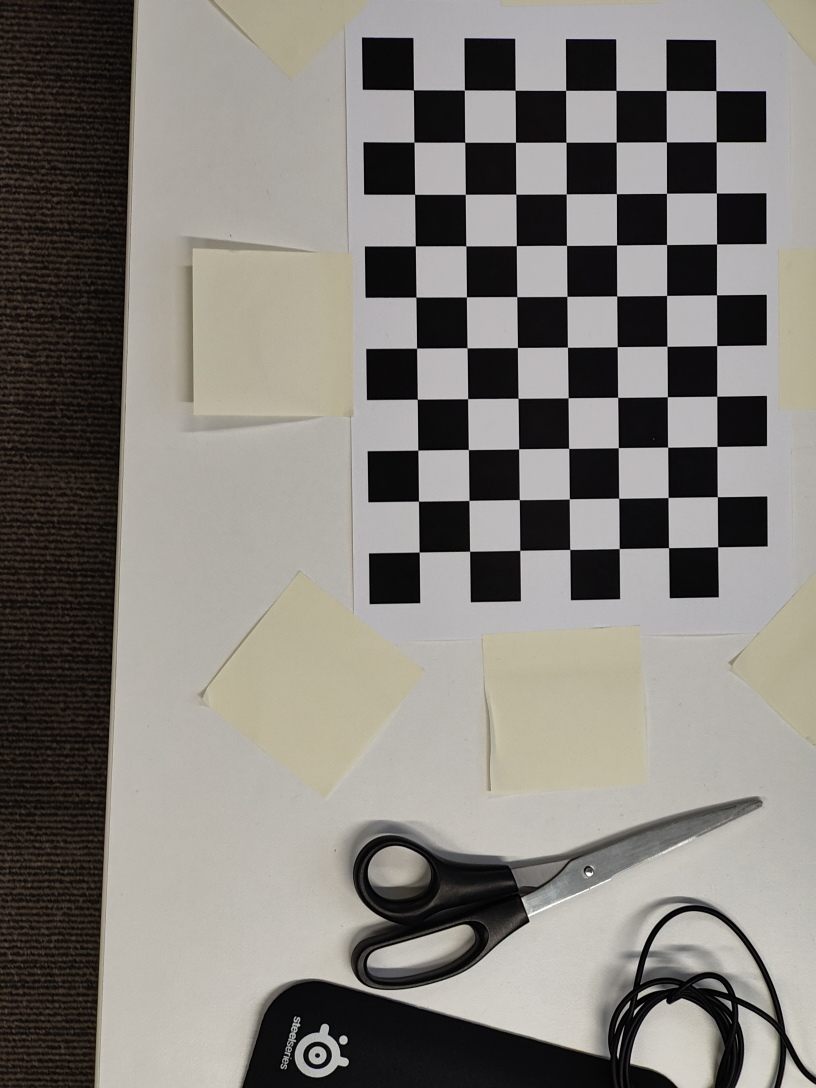
#> input picture main/hook_data/OnePlus/Calibration_tele/IMG20221109164040.jpg, 2448 x 3264 px (shown at 1/3 size); its folder holds only this picture in this run
$ python Calibrator.py
#> lines starting #> are read from the running program, lines starting #| are printed output that depends on the picture; after the words box and inside, x2 and y2 are one past the last pixel; in counts of white or black regions, pixels touching at a corner belong together; long printed decimals are rounded
#> in calibrate_camera, img is the input picture: shape (3264, 2448, 3); mean B, G, R 121.3, 126.7, 130.1
import os
import numpy as np
import cv2 as cv
import glob

CHESSBOARD_WIDTH = 10  # 9
CHESSBOARD_HEIGHT = 7  # 6
RESIZE_IMAGES = True
SCALING = 0.2

chess_size = 23.7

# [5 lines of commented-out code are left out]
IMAGES = glob.glob('hook_data/OnePlus/Calibration_tele/*')

print(IMAGES)


def resize_image(img):
    # copied from: https://www.tutorialkart.com/opencv/python/opencv-python-resize-image/
    width = int(img.shape[1] * SCALING)
    height = int(img.shape[0] * SCALING)
    dim = (width, height)

    # resize image
    return cv.resize(img, dim, interpolation=cv.INTER_AREA)
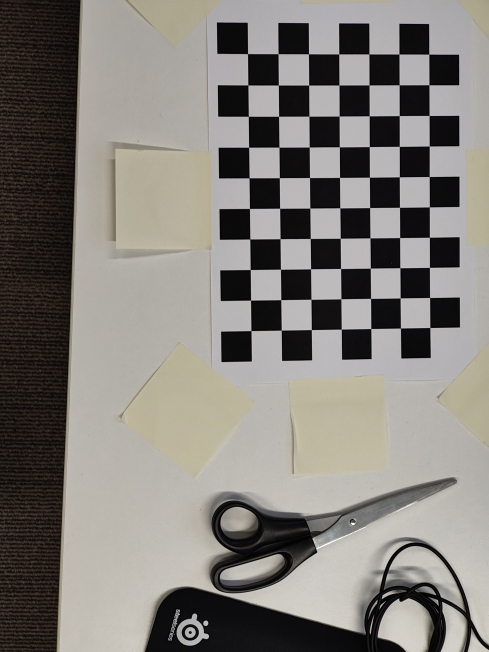
#> returned value: shape (652, 489, 3); mean of channels 0, 1, 2 121.3, 126.7, 130.1; drawn as B, G, R


def calibrate_camera():
    criteria = (cv.TERM_CRITERIA_EPS + cv.TERM_CRITERIA_MAX_ITER, 30, 0.001)
    objp = np.zeros((CHESSBOARD_WIDTH * CHESSBOARD_HEIGHT, 3), np.float32)
    objp[:, :2] = (np.mgrid[0:CHESSBOARD_WIDTH, 0:CHESSBOARD_HEIGHT] * 23.7).T.reshape(-1, 2)
    objpoints = []  # 3d point in real world space
    imgpoints = []  # 2d points in image plane.

    for fn in IMAGES:
        print(fn)
        img = cv.imread(fn)
        if RESIZE_IMAGES:
            img = resize_image(img)
        gray = cv.cvtColor(img, cv.COLOR_BGR2GRAY)
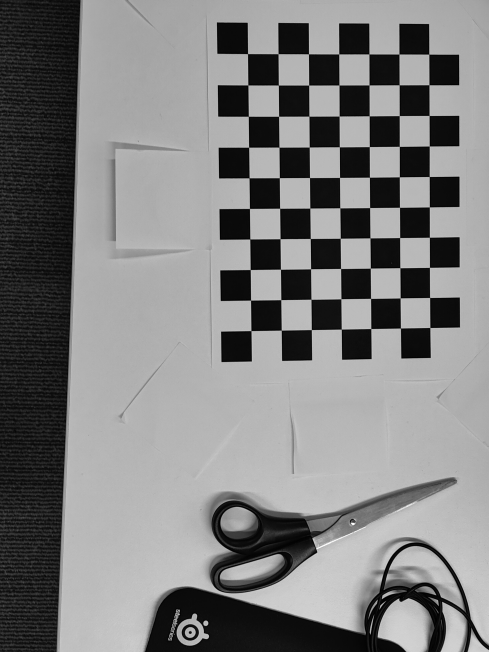
#> gray: shape (652, 489); min 0, max 255, mean 127.1
        # Find the chess board corners
        ret, corners = cv.findChessboardCorners(gray, (CHESSBOARD_WIDTH, CHESSBOARD_HEIGHT), None)
#> ret = True; corners = 70 rows, first 8: [250.9, 330.6], [250.5, 300.2], [250.3, 269.5], [249.7, 239], [249.5, 208.5], [249.1, 177.7], [248.6, 147.3], [248.4, 116.3]
        # If found, add object points, image points (after refining them)
        print(ret)
#| True
        if ret:
            objpoints.append(objp)
            corners2 = cv.cornerSubPix(gray, corners, (11, 11), (-1, -1), criteria)
#> corners2 = 70 rows, first 8: [250.9, 330.6], [250.5, 300.2], [250.3, 269.5], [249.7, 239], [249.5, 208.5], [249.1, 177.8], [248.6, 147.3], [248.3, 116.3]
            imgpoints.append(corners2)
            # Draw and display the corners
            cv.drawChessboardCorners(img, (CHESSBOARD_WIDTH, CHESSBOARD_HEIGHT), corners2, ret)
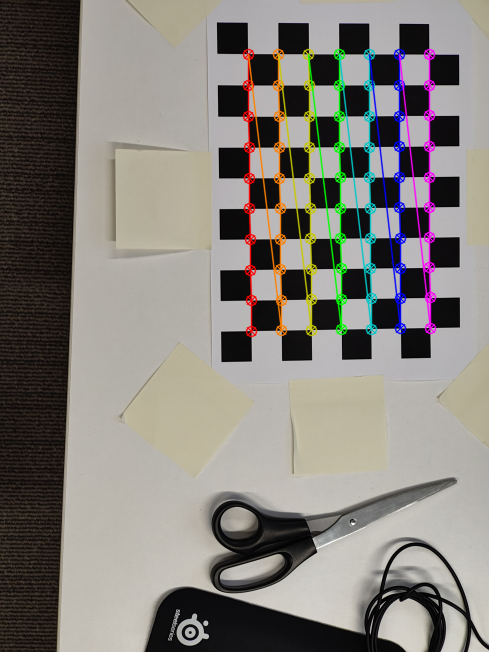
#> img: shape (652, 489, 3); 4.99% of pixels changed, all inside (x1, y1, x2, y2) = (242, 48, 437, 338)

            # cv.imshow('img', img)
            # cv.waitKey()

    cv.destroyAllWindows()

    ret, mtx, dist, rvecs, tvecs = cv.calibrateCamera(objpoints, imgpoints, gray.shape[::-1], None, None)
#> ret = 0.101; mtx = [[1172.2, 0, 244.9], [0, 1173.7, 318.1], [0, 0, 1]]; dist = [[-0.402, 13.31, -0.00229, 0.00123, -106.1]]; rvecs = ([0.0984, -0.0463, -1.58],); tvecs = ([4.74, 9.71, 911.4],)

    # Estimate error
    mean_error = 0
    for i in range(len(objpoints)):
        imgpoints2, _ = cv.projectPoints(objpoints[i], rvecs[i], tvecs[i], mtx, dist)
        error = cv.norm(imgpoints[i], imgpoints2, cv.NORM_L2) / len(imgpoints2)
        mean_error += error
#> this loop made 1 pass
#> (error, mean_error) on pass 1: (0.0121, 0.0121)
#> after the loop, mean_error = 0.0121

    print(ret)
#| 0.1009
    print("total error: {}".format(mean_error / len(objpoints)))
#| total error: 0.01206
    print("------")

    print("CMTX = np.array({}, dtype='float32').reshape(3, 3)".format(list(mtx.flatten())))
#| CMTX = np.array([1172.225, 0.0, 244.872, 0.0, 1173.720, 318.139, 0.0, 0.0, 1.0], dtype='float32').reshape(3, 3)
    print("DIST = np.array({}, dtype='float32')".format(list(dist[0])))
#| DIST = np.array([-0.4019, 13.309, -0.002285, 0.001232, -106.096], dtype='float32')

if __name__ == '__main__':
    calibrate_camera()

$ run again, on main/hook_data/OnePlus/Calibration_tele/IMG20221109164100.jpg
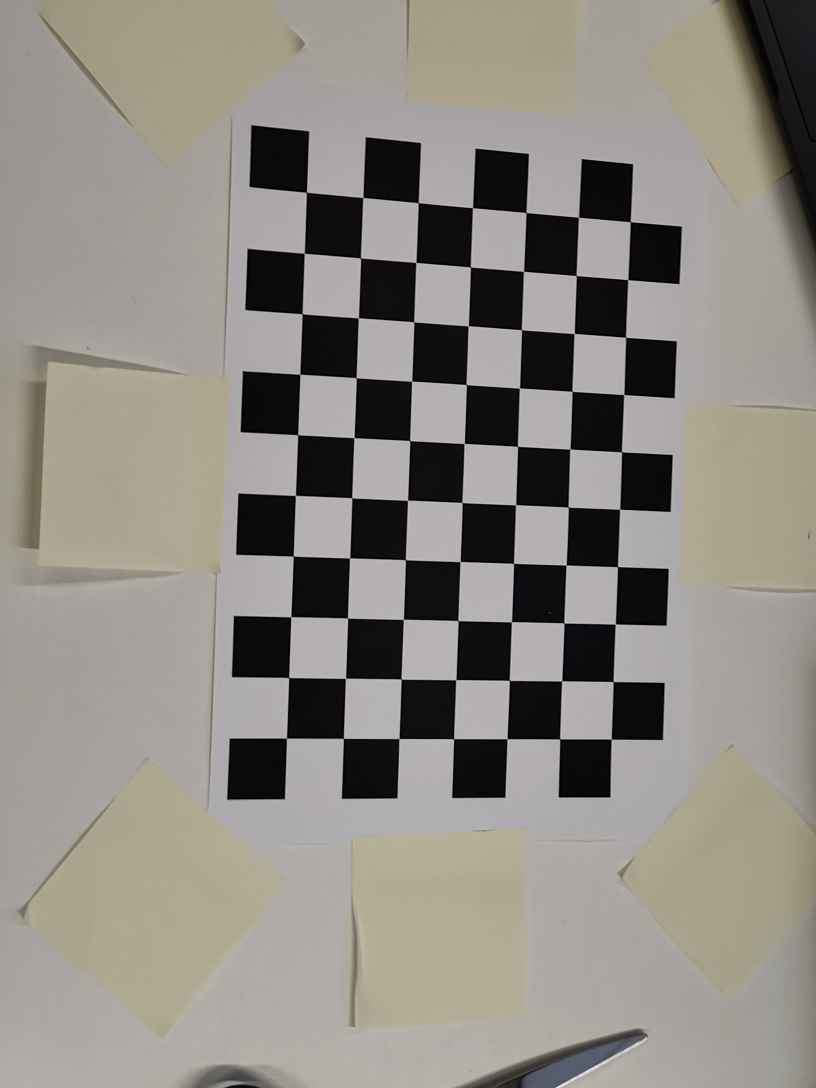
#> input picture main/hook_data/OnePlus/Calibration_tele/IMG20221109164100.jpg, 2448 x 3264 px (shown at 1/3 size)
#> in calibrate_camera, img is the input picture: shape (3264, 2448, 3); mean B, G, R 131, 137.8, 141.7
#> in calibrate_camera, `gray = cv.cvtColor(img, cv.COLOR_BGR2GRAY)`:
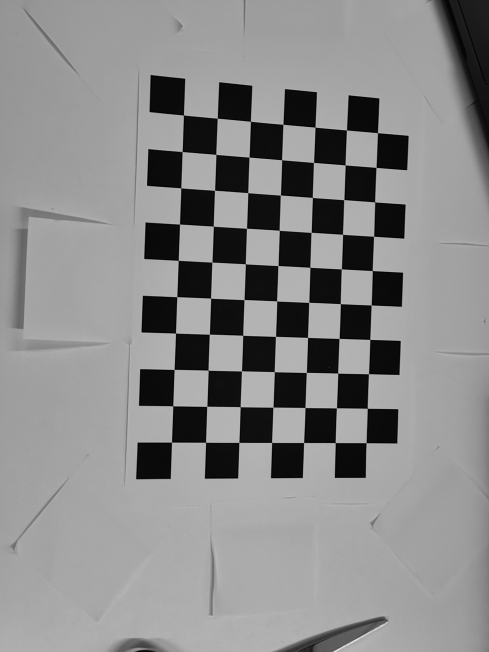
#> gray: shape (652, 489); min 2, max 228, mean 138.1
#> in calibrate_camera, `ret, corners = cv.findChessboardCorners(gray, (CHESSBOARD_WIDTH, CHESS..`: ret = True; corners = 70 rows, first 8: [171.5, 442.2], [172.7, 405.7], [174.1, 369.5], [175.5, 333.2], [176.7, 296.6], [178.3, 260.4], [179.5, 224.1], [180.7, 187.7]
#| True
#> corners2 = 70 rows, first 8: [171.5, 442.2], [172.7, 405.7], [174.2, 369.4], [175.5, 333.1], [176.7, 296.6], [178.3, 260.4], [179.5, 224.1], [180.8, 187.8]
#> in calibrate_camera, `cv.drawChessboardCorners(img, (CHESSBOARD_WIDTH, CHESSBOARD_HEIGHT), c..`:
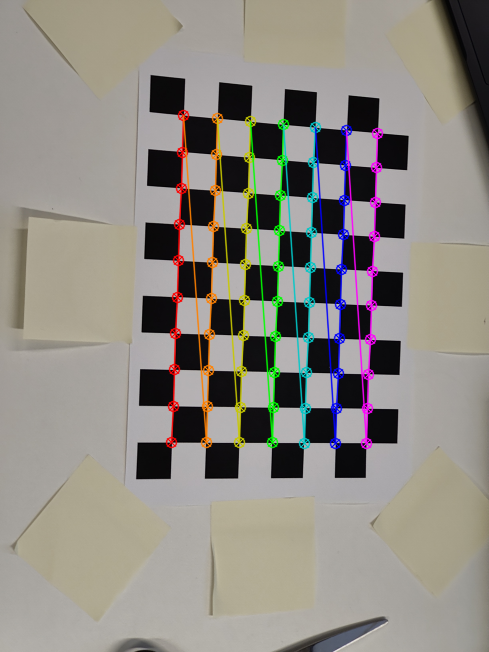
#> img: shape (652, 489, 3); mean B, G, R 131.1, 138.4, 142.7
#> in calibrate_camera, `ret, mtx, dist, rvecs, tvecs = cv.calibrateCamera(objpoints, imgpoints..`: ret = 0.0952; mtx = [[1960, 0, 229.9], [0, 1859.2, 332], [0, 0, 1]]; dist = [[-0.702, 51.28, 0.00243, -0.00103, -569.2]]; rvecs = ([0.392, -0.382, -1.5],); tvecs = ([-36.04, 71.79, 1209],)
#> the loop in calibrate_camera, `for i in range(len(objpoints)):` made 1 pass
#> (error, mean_error) on pass 1: (0.0114, 0.0114)
#> after the loop in calibrate_camera, `for i in range(len(objpoints)):`: mean_error = 0.0114
#| 0.09516
#| total error: 0.01137
#| CMTX = np.array([1960.024, 0.0, 229.905, 0.0, 1859.233, 331.952, 0.0, 0.0, 1.0], dtype='float32').reshape(3, 3)
#| DIST = np.array([-0.7018, 51.283, 0.002432, -0.001025, -569.229], dtype='float32')

$ run again, on main/hook_data/OnePlus/Calibration_tele/IMG20221109164109.jpg
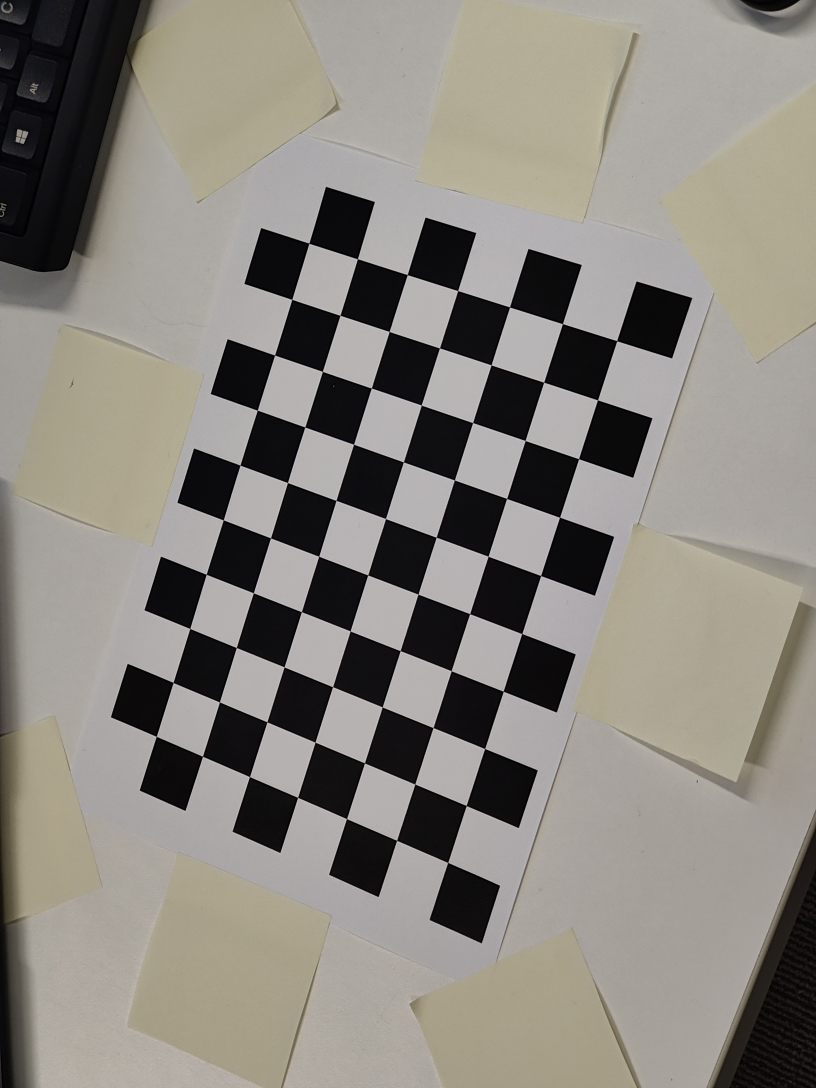
#> input picture main/hook_data/OnePlus/Calibration_tele/IMG20221109164109.jpg, 2448 x 3264 px (shown at 1/3 size)
#> in calibrate_camera, img is the input picture: shape (3264, 2448, 3); mean B, G, R 126.9, 134.1, 138.1
#> in calibrate_camera, `gray = cv.cvtColor(img, cv.COLOR_BGR2GRAY)`:
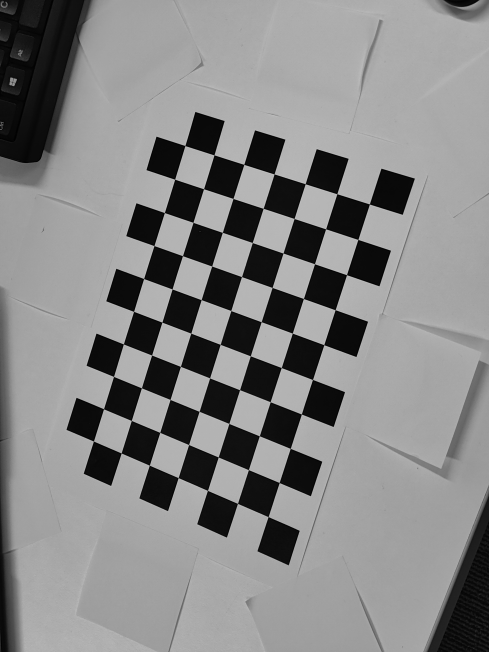
#> gray: shape (652, 489); min 1, max 191, mean 134.4
#> in calibrate_camera, `ret, corners = cv.findChessboardCorners(gray, (CHESSBOARD_WIDTH, CHESS..`: ret = True; corners = 70 rows, first 8: [369.4, 204], [357.9, 239.4], [346.5, 274.7], [335.1, 309.7], [323.8, 344.7], [312.5, 379.5], [301.4, 414], [290.2, 448.4]
#| True
#> corners2 = 70 rows, first 8: [369.4, 204], [357.8, 239.4], [346.5, 274.7], [335.2, 309.7], [323.8, 344.6], [312.5, 379.5], [301.4, 414], [290.3, 448.4]
#> in calibrate_camera, `cv.drawChessboardCorners(img, (CHESSBOARD_WIDTH, CHESSBOARD_HEIGHT), c..`:
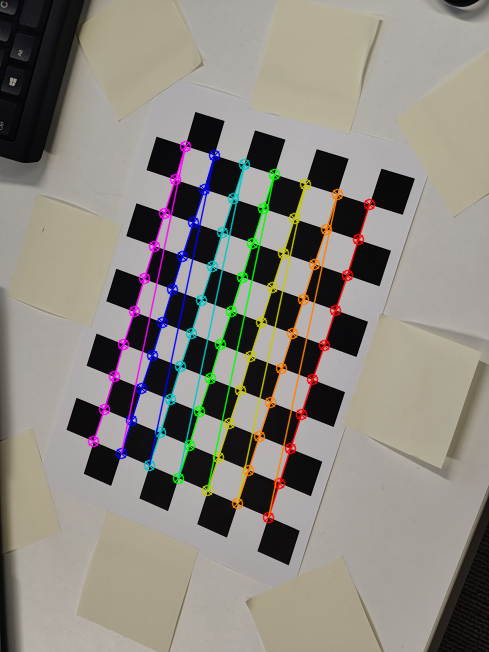
#> img: shape (652, 489, 3); mean B, G, R 127.1, 134.7, 139.1
#> in calibrate_camera, `ret, mtx, dist, rvecs, tvecs = cv.calibrateCamera(objpoints, imgpoints..`: ret = 0.0842; mtx = [[1344.7, 0, 254.6], [0, 1369, 329.2], [0, 0, 1]]; dist = [[-0.315, 12.89, -0.00321, 0.00389, 3.02]]; rvecs = ([0.356, 0.326, 1.87],); tvecs = ([74.47, -79.87, 873.1],)
#> the loop in calibrate_camera, `for i in range(len(objpoints)):` made 1 pass
#> (error, mean_error) on pass 1: (0.0101, 0.0101)
#> after the loop in calibrate_camera, `for i in range(len(objpoints)):`: mean_error = 0.0101
#| 0.08421
#| total error: 0.01007
#| CMTX = np.array([1344.747, 0.0, 254.622, 0.0, 1369.029, 329.175, 0.0, 0.0, 1.0], dtype='float32').reshape(3, 3)
#| DIST = np.array([-0.3148, 12.894, -0.00321, 0.003895, 3.019], dtype='float32')

$ run again, on main/hook_data/OnePlus/Calibration_tele/IMG20221109164119.jpg
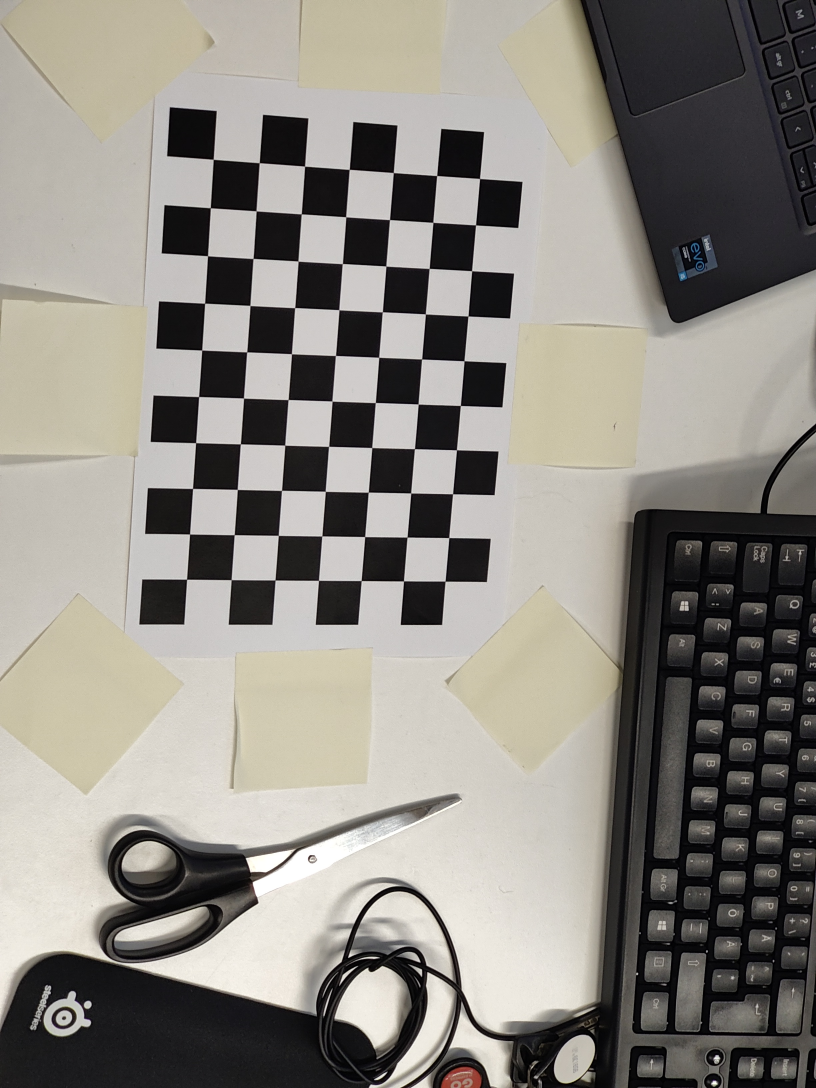
#> input picture main/hook_data/OnePlus/Calibration_tele/IMG20221109164119.jpg, 2448 x 3264 px (shown at 1/3 size)
#> in calibrate_camera, img is the input picture: shape (3264, 2448, 3); mean B, G, R 129, 135.7, 139.2
#> in calibrate_camera, `gray = cv.cvtColor(img, cv.COLOR_BGR2GRAY)`:
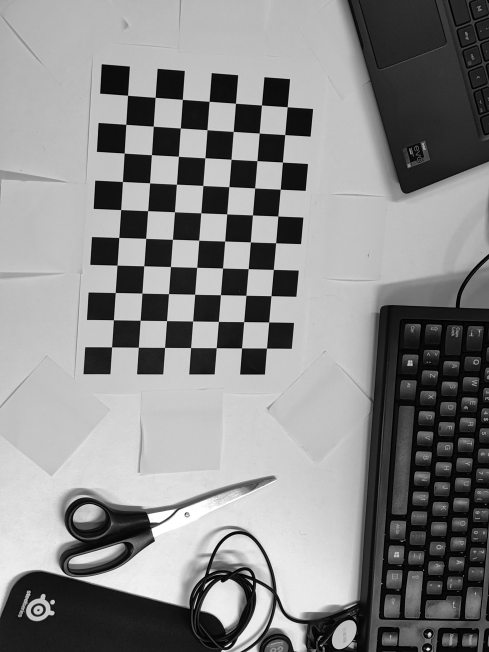
#> gray: shape (652, 489); min 0, max 255, mean 135.9
#> in calibrate_camera, `ret, corners = cv.findChessboardCorners(gray, (CHESSBOARD_WIDTH, CHESS..`: ret = True; corners = 70 rows, first 8: [111.6, 346.8], [113.4, 319.7], [115.3, 292.5], [117, 265.2], [118.7, 237.5], [120.6, 209.5], [122.5, 181.5], [124.3, 153.1]
#| True
#> corners2 = 70 rows, first 8: [111.6, 346.8], [113.4, 319.7], [115.2, 292.5], [117, 265.2], [118.8, 237.5], [120.6, 209.6], [122.4, 181.5], [124.2, 153.1]
#> in calibrate_camera, `cv.drawChessboardCorners(img, (CHESSBOARD_WIDTH, CHESSBOARD_HEIGHT), c..`:
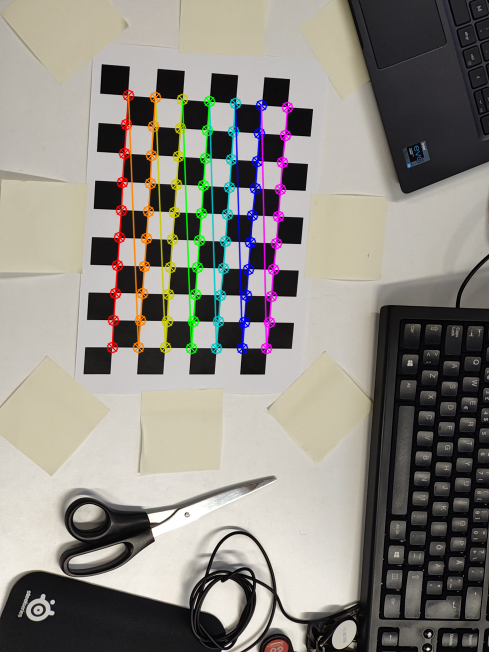
#> img: shape (652, 489, 3); mean B, G, R 128.8, 135.8, 139.7
#> in calibrate_camera, `ret, mtx, dist, rvecs, tvecs = cv.calibrateCamera(objpoints, imgpoints..`: ret = 0.0806; mtx = [[1303.7, 0, 219.3], [0, 1312.1, 285.8], [0, 0, 1]]; dist = [[-0.62, 45.39, 0.000132, -0.00408, -718.5]]; rvecs = ([0.386, -0.104, -1.5],); tvecs = ([-92.75, 52.33, 1121.5],)
#> the loop in calibrate_camera, `for i in range(len(objpoints)):` made 1 pass
#> (error, mean_error) on pass 1: (0.00963, 0.00963)
#> after the loop in calibrate_camera, `for i in range(len(objpoints)):`: mean_error = 0.00963
#| 0.08059
#| total error: 0.009632
#| CMTX = np.array([1303.703, 0.0, 219.308, 0.0, 1312.094, 285.805, 0.0, 0.0, 1.0], dtype='float32').reshape(3, 3)
#| DIST = np.array([-0.6197, 45.389, 0.000132, -0.004078, -718.489], dtype='float32')
